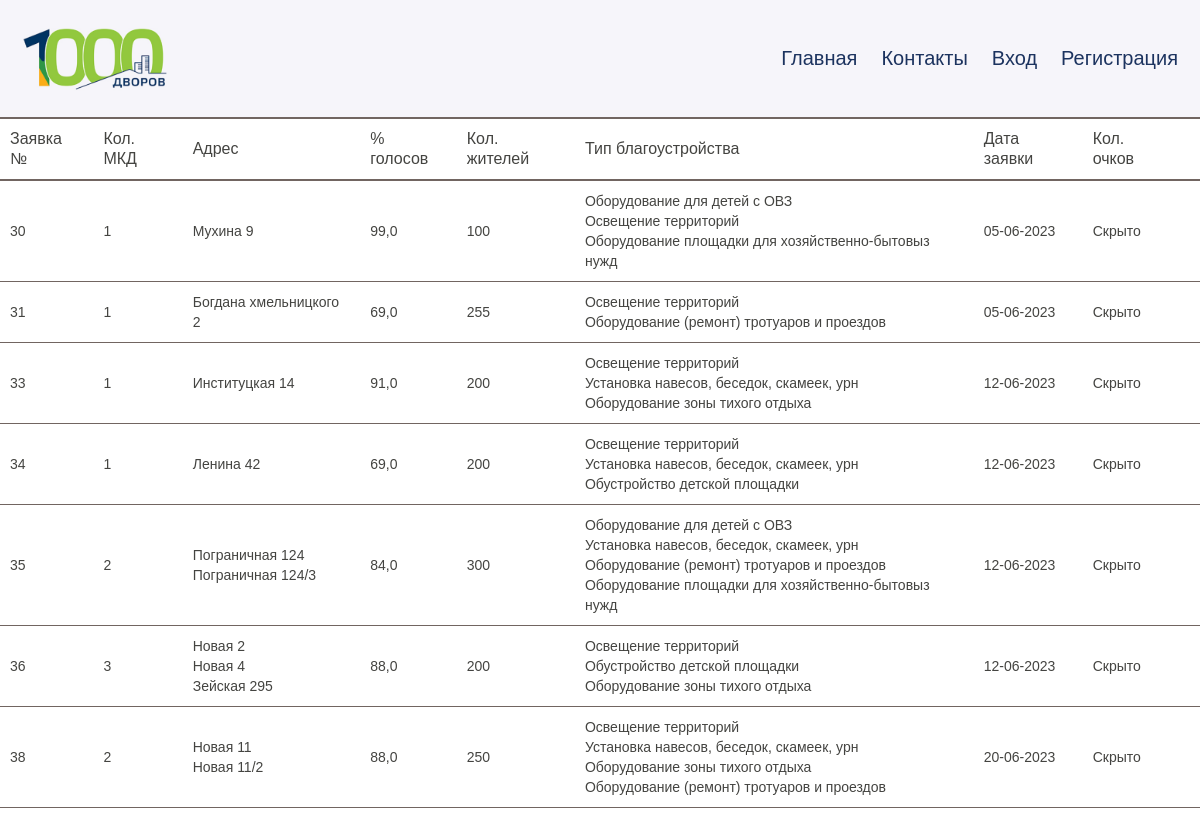
/view-application/, run on the app's committed database.
### hello/models.py (models this page shows)
class Application(models.Model):
    quantity_MKD = models.SmallIntegerField()  # число МКД
    number_people = models.PositiveIntegerField()  # количество жильцов
    yard_area = models.FloatField()  # площадь двора
    percentage_of_vote = models.FloatField()  # процент голосов от общего числа собственников
    types = models.ManyToManyField(Type_jobs, through="Application_type")  # тип благоустройства
    address = models.ManyToManyField(Address, through="Application_address")  # адреса
    participation_in_municipal = models.BooleanField()  # участие в муницип. программах по благоустройству двора
    point = models.SmallIntegerField()  # оценка заявки(кол баллов)
    link_to_crt = models.CharField(max_length=255)  # ссылка на ЦРТ дизайн
    link_to_protocol = models.CharField(max_length=255)  # ссылка на протокол собрания
    date_create = models.DateTimeField(auto_now_add=True)  # дата создания заявки
    user = models.ForeignKey(User, on_delete=models.CASCADE, blank=True, null=True)

class Address(models.Model):
    street = models.CharField(max_length=50)
    number = models.CharField(max_length=10)

class Type_jobs(models.Model):
    name = models.CharField(max_length=50)

### hello/views.py (the view)
# urls.py: path('view-application/', views.view_applic, name="view_applic"),
def view_applic(request):
    types = Type_jobs.objects.all()
    streets = Address.objects.all()
    applications = Application.objects.all()
    return render(request, "hello/view_application.html", {"types": types, "streets": streets, "applications": applications})

### hello/templates/hello/view_application.html
{% extends "hello/base.html" %}
{% load static %}
{% block content %}
<div>
    <table class="table">
        <thead>
            <tr>
                <th>Заявка №</th>
                <th>Кол. МКД</th>
                <th>Адрес</th>
                <th>% голосов</th>
                <th>Кол. жителей</th>
                <th>Тип благоустройства</th>
                <th>Дата заявки</th>
                <th>Кол. очков</th>
                <th></th>
            </tr>
        </thead>
        <tbody>
            {% for application in applications %}
            <tr>
                <td>{{application.id}}</td>
                <td>{{application.quantity_MKD}}</td>
                <td>
                    {% for address in application.address.all %}
                    {{address.street}} {{address.number}}
                    <br>
                    {% endfor %}
                </td>
                <td>{{application.percentage_of_vote}}</td>
                <td>{{application.number_people}}</td>
                <td>
                    {% for type in application.types.all %}
                    {{type.name}}
                    <br>
                    {% endfor %}
                </td>
                <td>{{application.date_create|date:"d-m-Y"}}</td>
                {% if application.user ==  request.user %}
                <td>{{application.point}}</td>
                {% else %}
                <td>Скрыто</td>
                {% endif %}
                {% if application.user ==  request.user %}
                <td><a href="delete/{{application.id}}">удалить</a></td>
                {% else %}
                <td></td>
                {% endif %}
            </tr>
            {% endfor %}
        </tbody>
    </table>
</div>
{% endblock %}

### hello/templates/hello/base.html (shortened to what this page needs)
{% load static %}
<!DOCTYPE html>
<html lang="en">
<head>
    <link type="text/css" rel="stylesheet" href="{% static 'hello/css/style.css' %}"/>
    <link type="text/css" rel="stylesheet" href="{% static 'hello/css/itc-slider.css' %}"/>
</head>
<body>
    {% block header %}
    <header>
        <div class="wrap-logo">
            <a href="{% url 'home' %}"><img src="{% static 'hello/images/logo.png' %}" width="150" height="88"></a>
        </div>
        <nav>
            <a href="{% url 'home' %}">Главная</a>
            <a href="#contact">Контакты</a>
            {% if user.is_authenticated %}
                <a href="{% url 'logout' %}">Выход</a>
            {% else %}
                <a href="{% url 'login' %}">Вход</a>
            <a href="{% url 'signup' %}">Регистрация</a>
            {% endif %}
        </nav>
    </header>
    {% endblock header%}
    {% block content %}
    {% endblock content %}
</body>
</html>

### hello/static/hello/css/style.css (style rules this page uses)
* { box-sizing: border-box; }
body { margin: 0; font-family: Arial, sans-serif; }
header { display: flex; flex-direction: row; justify-content: space-between; flex-wrap: wrap; background-color: #F6F5FA; padding: 0px 10px; }
.wrap-logo { display: flex; align-items: center; }
header a { color: #1C335F; padding: 12px; text-decoration: none; font-size: 20px; border-radius: 4px; }
nav { display: flex; align-items: center; }
.table { width: 100%; border: none; border-collapse: collapse; margin-bottom: 20px; }
.table thead th { padding: 10px; font-weight: 500; font-size: 16px; line-height: 20px; text-align: left; color: #444441; border-top: 2px solid #716561; border-bottom: 2px solid #716561; }
.table tbody td { padding: 10px; font-size: 14px; line-height: 20px; color: #444441; border-bottom: 1px solid #716561; }

### data on the page
Application: id "30", quantity_MKD "1", percentage_of_vote "99,0", number_people "100", date_create "05-06-2023", shows "Скрыто"
Address: street "Мухина", number "9"
Type_jobs: name "Оборудование для детей с ОВЗ"
Type_jobs: name "Освещение территорий"
Type_jobs: name "Оборудование площадки для хозяйственно-бытовыз нужд"
Application: id "31", quantity_MKD "1", percentage_of_vote "69,0", number_people "255", date_create "05-06-2023", shows "Скрыто"
Address: street "Богдана хмельницкого", number "2"
Type_jobs: name "Оборудование (ремонт) тротуаров и проездов"
Application: id "33", quantity_MKD "1", percentage_of_vote "91,0", number_people "200", date_create "12-06-2023", shows "Скрыто"
Address: street "Институцкая", number "14"
Type_jobs: name "Установка навесов, беседок, скамеек, урн"
Type_jobs: name "Оборудование зоны тихого отдыха"
Application: id "34", quantity_MKD "1", percentage_of_vote "69,0", number_people "200", date_create "12-06-2023", shows "Скрыто"
Address: street "Ленина", number "42"
Type_jobs: name "Обустройство детской площадки"
Application: id "35", quantity_MKD "2", percentage_of_vote "84,0", number_people "300", date_create "12-06-2023", shows "Скрыто"
Address: street "Пограничная", number "124"
Address: street "Пограничная", number "124/3"
Application: id "36", quantity_MKD "3", percentage_of_vote "88,0", number_people "200", date_create "12-06-2023", shows "Скрыто"
Address: street "Новая", number "2"
Address: street "Новая", number "4"
Address: street "Зейская", number "295"
Application: id "38", quantity_MKD "2", percentage_of_vote "88,0", number_people "250", date_create "20-06-2023", shows "Скрыто"
Address: street "Новая", number "11"
Address: street "Новая", number "11/2"
